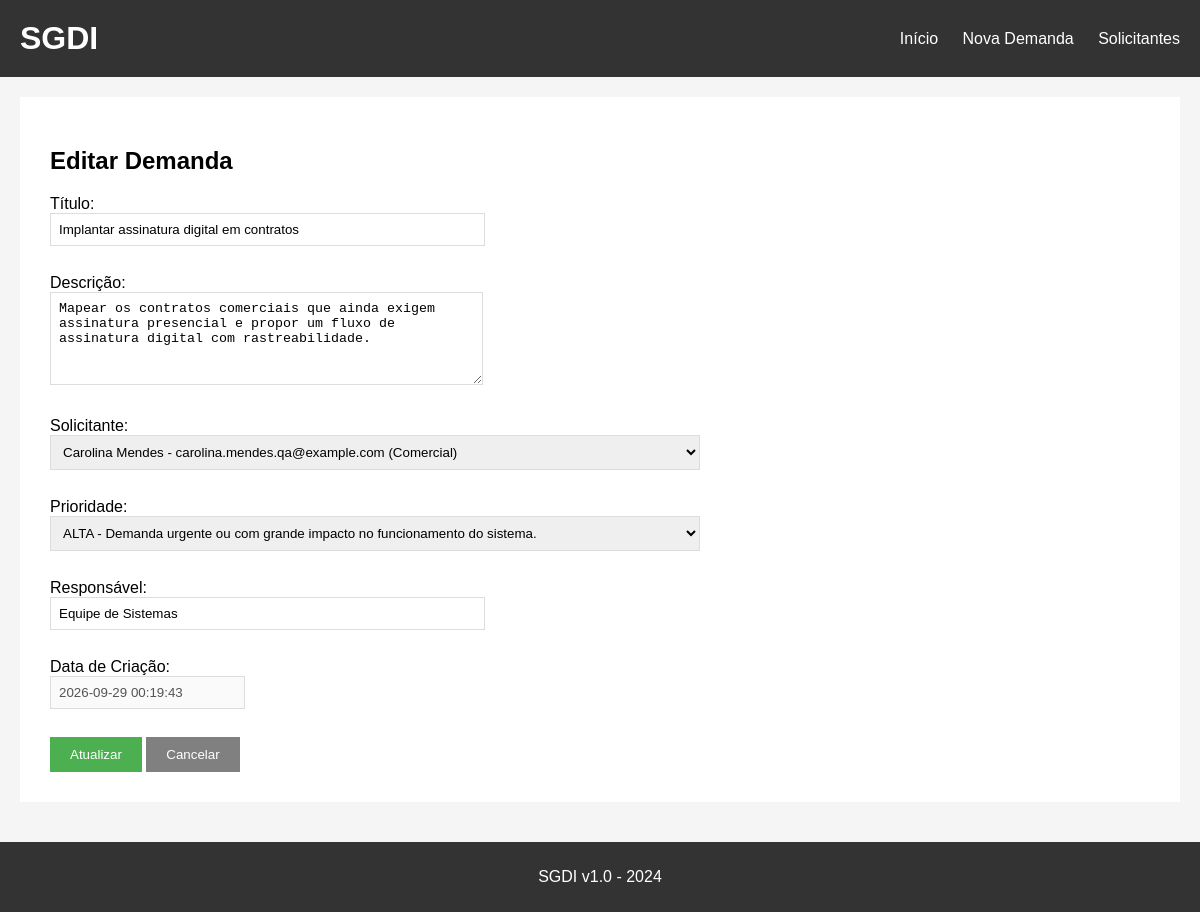
The page /editar/12 on the database its author committed.
### tables this page shows
CREATE TABLE demandas (
    id INTEGER PRIMARY KEY AUTOINCREMENT,
    titulo TEXT NOT NULL,
    descricao TEXT,
    solicitante TEXT NOT NULL,
    data_criacao TEXT NOT NULL,
    prioridade TEXT NOT NULL DEFAULT 'MÉDIA',
    responsavel TEXT NOT NULL
, solicitante_id INTEGER REFERENCES solicitantes(id));

CREATE TABLE solicitantes (
        id INTEGER PRIMARY KEY AUTOINCREMENT,
        nome TEXT NOT NULL COLLATE NOCASE UNIQUE,
        email TEXT NOT NULL COLLATE NOCASE UNIQUE,
        departamento TEXT NOT NULL
    );

### app.py (the view, shortened to what this page needs)
@app.route('/editar/<int:id>', methods=['GET', 'POST'])
def editar(id):
    conn = get_db()
    ensure_schema(conn)
    demanda = conn.execute('''SELECT d.*, s.nome AS solicitante_nome
        FROM demandas d LEFT JOIN solicitantes s ON s.id = d.solicitante_id
        WHERE d.id=?''', (id,)).fetchone()
    solicitantes = get_solicitantes(conn)
    conn.close()
    return render_template('editar.html', demanda=demanda, solicitantes=solicitantes,
                           solicitante_label=solicitante_label)

### app.py (called while the page is built)
def get_db():
    conn = sqlite3.connect('demandas.db')
    conn.row_factory = sqlite3.Row
    conn.execute('PRAGMA foreign_keys = ON')
    return conn

def ensure_schema(conn):
    conn.execute('''CREATE TABLE IF NOT EXISTS solicitantes (
        id INTEGER PRIMARY KEY AUTOINCREMENT,
        nome TEXT NOT NULL COLLATE NOCASE UNIQUE,
        email TEXT NOT NULL COLLATE NOCASE UNIQUE,
        departamento TEXT NOT NULL
    )''')
    columns = [row['name'] for row in conn.execute('PRAGMA table_info(demandas)')]
    if 'solicitante_id' not in columns:
        conn.execute('ALTER TABLE demandas ADD COLUMN solicitante_id INTEGER REFERENCES solicitantes(id)')
    conn.commit()

def get_solicitantes(conn):
    return conn.execute(
        'SELECT id, nome, email, departamento FROM solicitantes ORDER BY nome'
    ).fetchall()

### templates/editar.html (shortened to what this page needs)
{% extends "base.html" %}
{% block content %}
<h2>Editar Demanda</h2>
<form method="POST" action="/editar/{{ demanda['id'] }}">
<div><label>Título:</label><br><input type="text" name="titulo" value="{{ demanda['titulo'] }}" size="50" required></div><br>
<div><label>Descrição:</label><br><textarea name="descricao" rows="5" cols="50">{{ demanda['descricao'] }}</textarea></div><br>
<div><label>Solicitante:</label><br>
<select name="solicitante_id" required>
{% for solicitante in solicitantes %}
<option value="{{ solicitante['id'] }}" {% if demanda['solicitante_id'] == solicitante['id'] %}selected{% endif %}>{{ solicitante['nome'] }} - {{ solicitante['email'] }} ({{ solicitante['departamento'] }})</option>
{% endfor %}
</select>
</div><br>
<div><label>Prioridade:</label><br><select name="prioridade" required>
<option value="ALTA" {% if demanda['prioridade']=='ALTA' %}selected{% endif %}>ALTA - Demanda urgente ou com grande impacto no funcionamento do sistema.</option>
</select></div><br>
<div><label>Responsável:</label><br><input type="text" name="responsavel" value="{{ demanda['responsavel'] }}" size="50" required></div><br>
<div><label>Data de Criação:</label><br><input type="text" value="{{ demanda['data_criacao'] }}" disabled></div><br>
<button type="submit">Atualizar</button> <a href="/"><button type="button">Cancelar</button></a>
</form>
{% endblock %}

### static/style.css (style rules this page uses)
html, body { height: 100%; }
body { font-family: Arial, sans-serif; background-color: #f5f5f5; padding: 0; margin: 0; display: flex; flex-direction: column; min-height: 100vh; }
button { background-color: #4CAF50; color: white; padding: 10px 20px; border: none; cursor: pointer; }
button[type="button"] { background-color: #808080; }
form div { margin-bottom: 10px; }
input[type="text"], textarea { padding: 8px; border: 1px solid #ddd; }
textarea { resize: vertical; }
input[type="text"], textarea, select { padding: 8px; border: 1px solid #ddd; max-width: 100%; }
select { width: 100%; max-width: 650px; }

### templates/base.html (style rules this page uses)
body { margin: 0; }

### rows shown on the page
demandas: titulo "Implantar assinatura digital em contratos", descricao "Mapear os contratos comerciais que ainda exigem assinatura presencial e propor um fluxo de assinatura digital com rastreabilidade.", solicitante_id "Carolina Mendes - carolina.mendes.qa@example.com (Comercial)", prioridade "ALTA - Demanda urgente ou com grande impacto no funcionamento do sistema.", responsavel "Equipe de Sistemas", data_criacao "2026-09-29 00:19:43"
